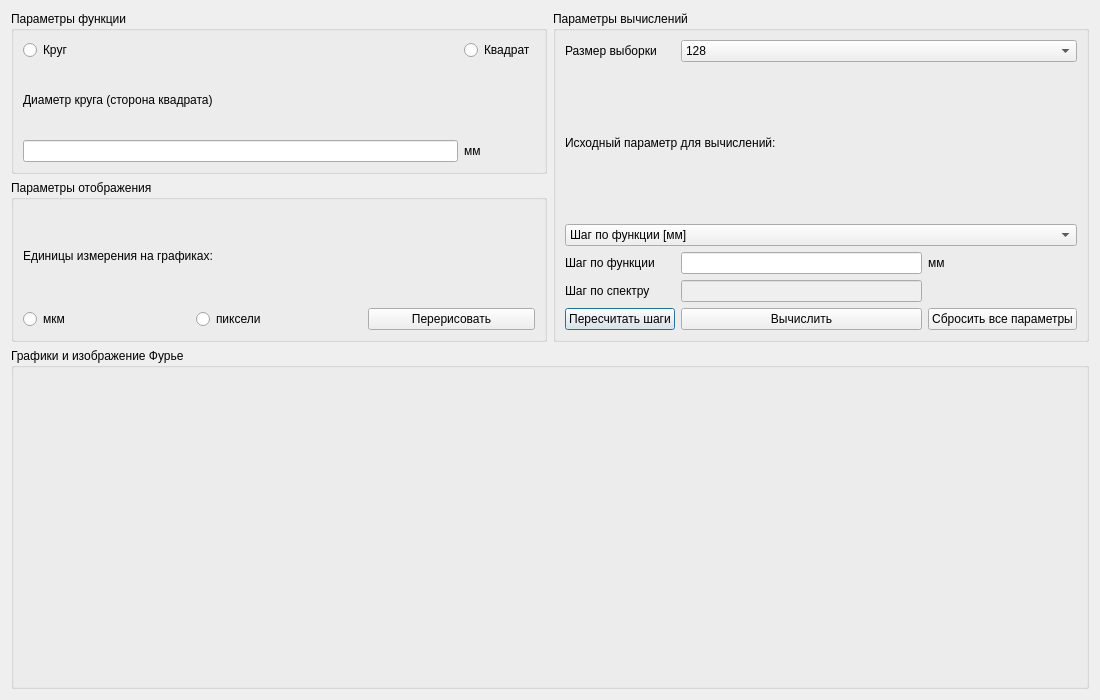
<?xml version="1.0" encoding="UTF-8"?>
<ui version="4.0">
 <class>lab5</class>
 <widget class="QDialog" name="lab5">
  <property name="geometry">
   <rect>
    <x>0</x>
    <y>0</y>
    <width>1100</width>
    <height>700</height>
   </rect>
  </property>
  <property name="windowTitle">
   <string>lab5</string>
  </property>

  <layout class="QGridLayout" name="gridLayout_2">

   <!-- ЛЕВАЯ ЧАСТЬ -->
   <item row="0" column="0">
    <widget class="QGroupBox" name="groupBox_function">
     <property name="title">
      <string>Параметры функции</string>
     </property>
     <layout class="QGridLayout">

      <item row="0" column="0">
       <widget class="QRadioButton" name="radioCircle">
        <property name="text">
         <string>Круг</string>
        </property>
       </widget>
      </item>

      <item row="0" column="1">
       <widget class="QRadioButton" name="radioSquare">
        <property name="text">
         <string>Квадрат</string>
        </property>
       </widget>
      </item>

      <item row="1" column="0" colspan="2">
       <widget class="QLabel" name="label_size">
        <property name="text">
         <string>Диаметр круга (сторона квадрата)</string>
        </property>
       </widget>
      </item>

      <item row="2" column="0">
       <widget class="QLineEdit" name="lineEdit_size"/>
      </item>

      <item row="2" column="1">
       <widget class="QLabel" name="label_mm">
        <property name="text">
         <string>мм</string>
        </property>
       </widget>
      </item>

     </layout>
    </widget>
   </item>

   <!-- ПРАВАЯ ЧАСТЬ -->
   <item row="0" column="1" rowspan="2">
    <widget class="QGroupBox" name="groupBox_calc">
     <property name="title">
      <string>Параметры вычислений</string>
     </property>

     <layout class="QGridLayout">

      <item row="0" column="0">
       <widget class="QLabel" name="label_sample">
        <property name="text">
         <string>Размер выборки</string>
        </property>
       </widget>
      </item>

      <item row="0" column="1" colspan="3">
       <widget class="QComboBox" name="comboBox_sample">
        <item><property name="text"><string>128</string></property></item>
        <item><property name="text"><string>256</string></property></item>
        <item><property name="text"><string>512</string></property></item>
        <item><property name="text"><string>1024</string></property></item>
        <item><property name="text"><string>2048</string></property></item>
       </widget>
      </item>

      <item row="1" column="0" colspan="4">
       <widget class="QLabel" name="label_base_param">
        <property name="text">
         <string>Исходный параметр для вычислений:</string>
        </property>
       </widget>
      </item>

      <item row="2" column="0" colspan="4">
       <widget class="QComboBox" name="comboBox_base">
        <item>
         <property name="text">
          <string>Шаг по функции [мм]</string>
         </property>
        </item>
        <item>
         <property name="text">
          <string>Шаг по спектру [1/мм]</string>
         </property>
        </item>
       </widget>
      </item>

      <item row="3" column="0">
       <widget class="QLabel" name="label_step_func">
        <property name="text">
         <string>Шаг по функции</string>
        </property>
       </widget>
      </item>

      <item row="3" column="1">
       <widget class="QLineEdit" name="lineEdit_step_func"/>
      </item>

      <item row="3" column="2">
       <widget class="QLabel">
        <property name="text">
         <string>мм</string>
        </property>
       </widget>
      </item>

      <item row="4" column="0">
       <widget class="QLabel" name="label_step_spec">
        <property name="text">
         <string>Шаг по спектру</string>
        </property>
       </widget>
      </item>

      <item row="4" column="1">
       <widget class="QLineEdit" name="lineEdit_step_spec">
        <property name="enabled">
         <bool>false</bool>
        </property>
       </widget>
      </item>

      <item row="5" column="0">
       <widget class="QPushButton" name="button_recalc">
        <property name="text">
         <string>Пересчитать шаги</string>
        </property>
       </widget>
      </item>

      <item row="5" column="1">
       <widget class="QPushButton" name="button_calc">
        <property name="text">
         <string>Вычислить</string>
        </property>
       </widget>
      </item>

      <item row="5" column="2" colspan="2">
       <widget class="QPushButton" name="button_reset">
        <property name="text">
         <string>Сбросить все параметры</string>
        </property>
       </widget>
      </item>

     </layout>
    </widget>
   </item>

   <!-- ПАРАМЕТРЫ ОТОБРАЖЕНИЯ -->
   <item row="1" column="0">
    <widget class="QGroupBox" name="groupBox_display">
     <property name="title">
      <string>Параметры отображения</string>
     </property>

     <layout class="QGridLayout">

      <item row="0" column="0" colspan="2">
       <widget class="QLabel" name="label_units">
        <property name="text">
         <string>Единицы измерения на графиках:</string>
        </property>
       </widget>
      </item>

      <item row="1" column="0">
       <widget class="QRadioButton" name="radioMicrons">
        <property name="text">
         <string>мкм</string>
        </property>
       </widget>
      </item>

      <item row="1" column="1">
       <widget class="QRadioButton" name="radioPixels">
        <property name="text">
         <string>пиксели</string>
        </property>
       </widget>
      </item>

      <item row="1" column="2">
       <widget class="QPushButton" name="button_redraw">
        <property name="text">
         <string>Перерисовать</string>
        </property>
       </widget>
      </item>

     </layout>
    </widget>
   </item>

   <!-- ГРАФИКИ -->
   <item row="2" column="0" colspan="2">
    <widget class="QGroupBox" name="groupBox_plots">
     <property name="title">
      <string>Графики и изображение Фурье</string>
     </property>

     <layout class="QHBoxLayout">

      <item>
       <widget class="QCustomPlot" name="plot_function">
        <property name="minimumSize">
         <size>
          <width>300</width>
          <height>300</height>
         </size>
        </property>
       </widget>
      </item>

      <item>
       <widget class="QCustomPlot" name="plot_spectrum">
        <property name="minimumSize">
         <size>
          <width>300</width>
          <height>300</height>
         </size>
        </property>
       </widget>
      </item>

      <item>
       <widget class="QCustomPlot" name="plot_section">
        <property name="minimumSize">
         <size>
          <width>400</width>
          <height>300</height>
         </size>
        </property>
       </widget>
      </item>

     </layout>
    </widget>
   </item>

  </layout>
 </widget>

 <customwidgets>
  <customwidget>
   <class>QCustomPlot</class>
   <extends>QWidget</extends>
   <header>qcustomplot.h</header>
  </customwidget>
 </customwidgets>

 <resources/>
 <connections/>
</ui>
